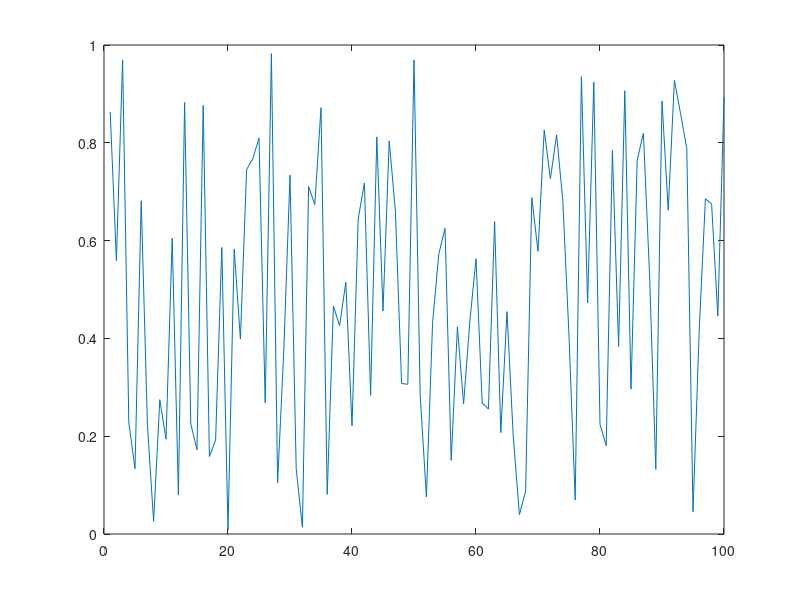
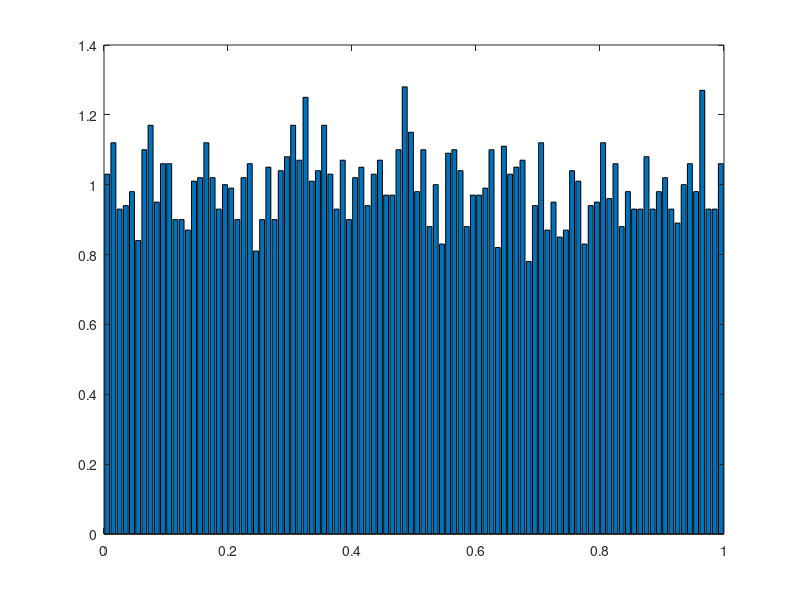
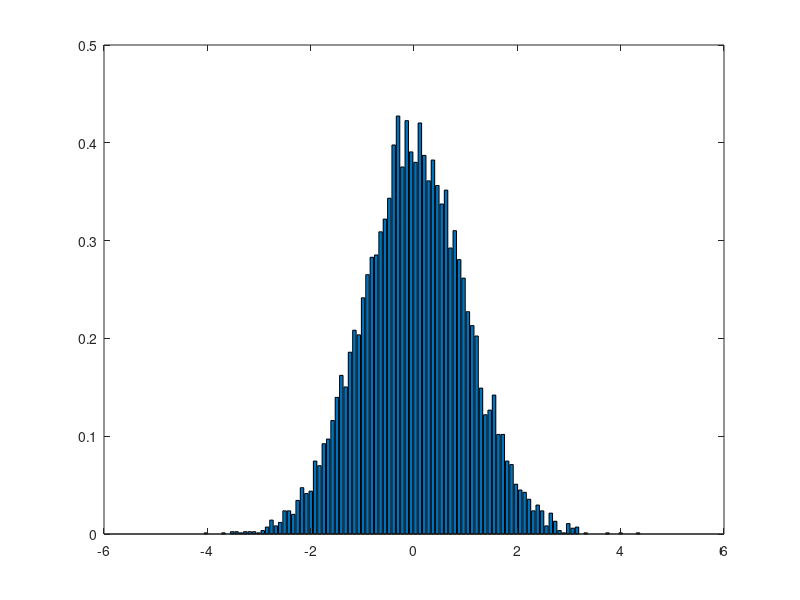

Here is the MATLAB script that generated these plots, in order: (Note: this script raises an error after producing the figures.)
% Cornell part 3
% Baihan Lin

rand;
rand('state',sum(100*clock));

n = 100;
r_vector = rand(1,n);
plot([1:n],r_vector);

M=10000;

%% uniform case

sample_list=rand(1,M);

[nlist,centerlist]=hist(sample_list, 100);
deltac=centerlist(2)-centerlist(1);

figure
bar(centerlist,nlist/(M*deltac));

%% Gaussian case

sample_list=randn(1,M);

[nlist,centerlist]=hist(sample_list, 100);
deltac=centerlist(2)-centerlist(1);

figure
bar(centerlist,nlist/(M*deltac));

%% within range

Pw = Pwithin(0.5, 0.6, deltac, sample_list);


